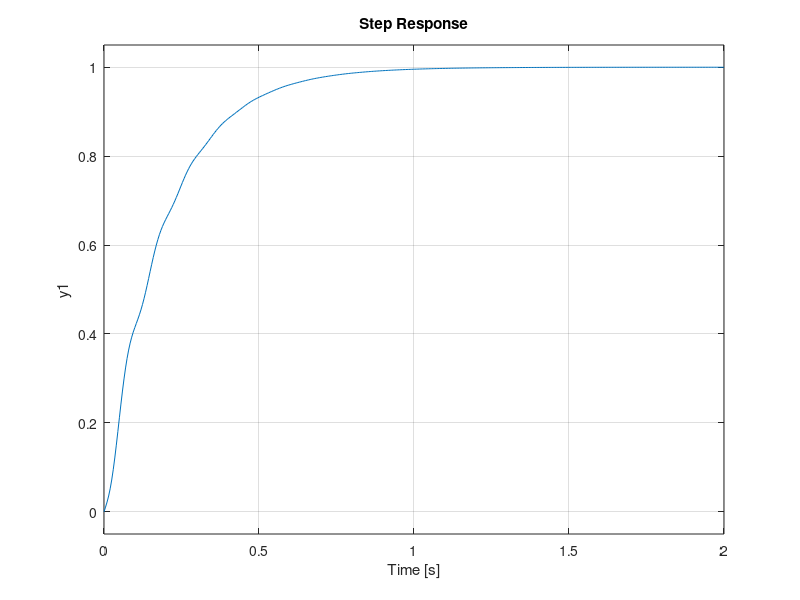

This figure's MATLAB source:
Kp=10;Ti=0.001;Td=0.1;
Gc=tf(Kp*[Td*Ti,Ti,1],[Ti,0]);
G=tf([1],[0.462,10.4,1884]);
Gb=feedback(Gc*G,1);
step(Gb)


